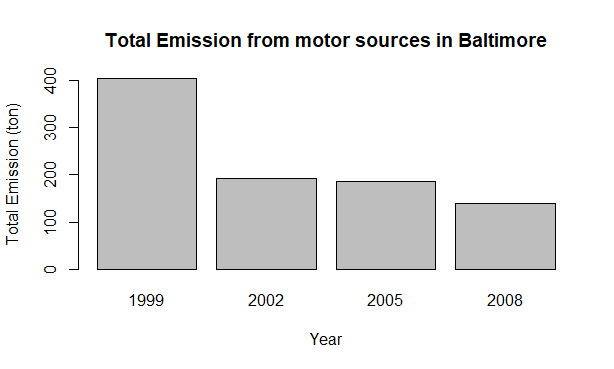

This figure's R source:
#How have emissions from motor vehicle sources 
#changed from 1999–2008 in Baltimore City?

# subsetting SCC with vehicle values
vehicleMatches  <- grepl("vehicle", SCC$SCC.Level.Two, ignore.case=TRUE)
subsetSCC <- SCC[vehicleMatches, ]

# merging dataframes
NEISCC <- merge(balt, subsetSCC, by="SCC")

# summing emission data per year per type
totalEmissions <- tapply(NEISCC$Emissions, NEISCC$year, sum)

# plotting
barplot(totalEmissions, xlab = "Year", ylab = "Total Emission (ton)", 
        main = "Total Emission from motor sources in Baltimore")
